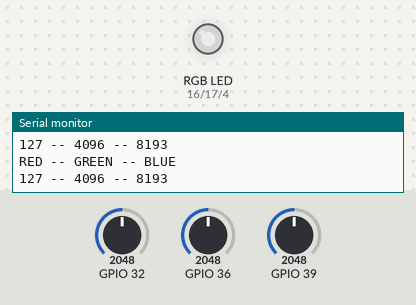
A program run on a simulated ESP32. Parts: an RGB LED mixed from three pins (HIGH = lit), the last lines printed to the serial monitor. The test bench sets the inputs (shaded band); at power-on: GPIO 32 = 2048, GPIO 36 = 2048, GPIO 39 = 2048. Dim RGB values are drawn brighter than linear.

Above: at 1.8 s.
1.9 s: GPIO 32 set to 2866
At 3.2 s:
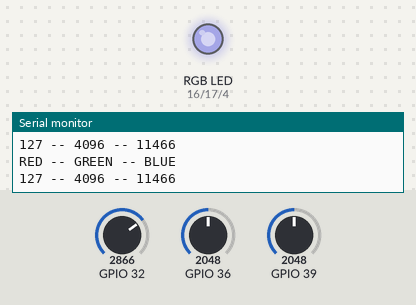
3.5 s: GPIO 36 set to 2866
At 4.8 s:
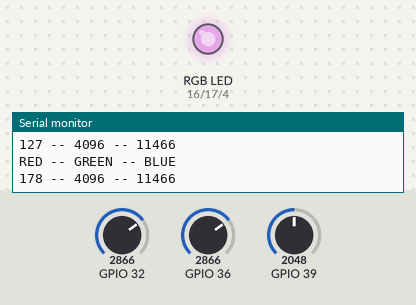
5.5 s: GPIO 39 set to 2866
At 6.3 s:
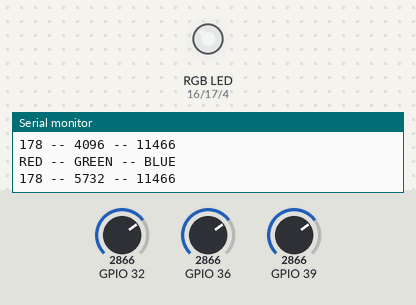
7.5 s: GPIO 32 set to 3603
At 9.1 s:
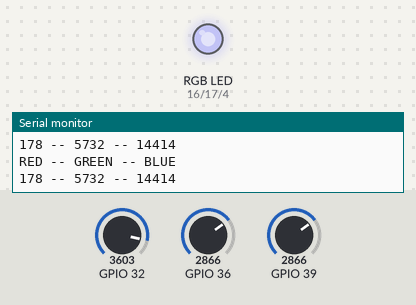
9.5 s: GPIO 36 set to 3603
At 10.6 s:
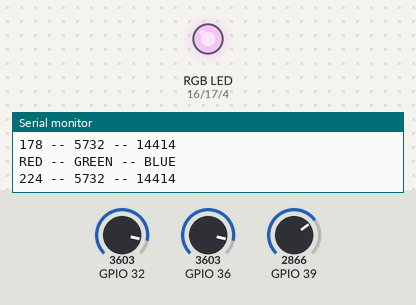
11.5 s: GPIO 39 set to 3603
At 13.4 s:
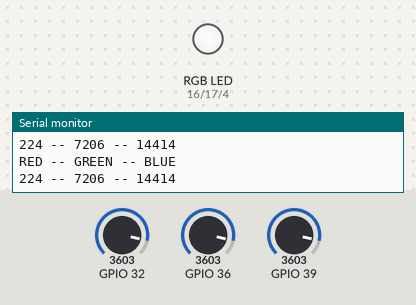
Timing chart, 0 to 14.5 s (numbered marks = the images above; inputs shaded):
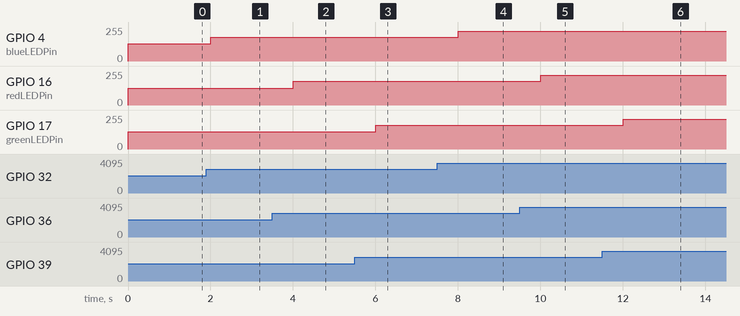

Measured:
- after the input at 1.9 s, GPIO 4 (blueLEDPin): 128/255 → 178/255 after 0.10 s
- after the input at 3.5 s, GPIO 16 (redLEDPin): 127/255 → 177/255 after 0.50 s
- after the input at 5.5 s, GPIO 17 (greenLEDPin): 128/255 → 178/255 after 0.50 s
- after the input at 7.5 s, GPIO 4 (blueLEDPin): 178/255 → 224/255 after 0.51 s
- after the input at 9.5 s, GPIO 16 (redLEDPin): 177/255 → 223/255 after 0.51 s
- after the input at 11.5 s, GPIO 17 (greenLEDPin): 178/255 → 224/255 after 0.51 s

The program:

main.cpp
```cpp
#include <Arduino.h>

const int redLEDPin = 16;  /* GPIO16 */
const int greenLEDPin = 17;  /* GPIO17 */
const int blueLEDPin = 4;  /* GPIO4 */
uint16_t redDutyCycle;
uint16_t greenDutyCycle;
uint16_t blueDutyCycle;
const int redPWMFreq = 25000; /* 25 KHz */
const int redPWMChannel = 0;
const int redPWMResolution = 8;
const int RED_MAX_DUTY_CYCLE = (int)(pow(2, redPWMResolution) - 1);
const int greenPWMFreq = 8000; /* 8 KHz */
const int greenPWMChannel = 2;
const int greenPWMResolution = 13;
const int GREEN_MAX_DUTY_CYCLE = (int)(pow(2, greenPWMResolution) - 1);
const int bluePWMFreq = 10000; /* 10 KHz */
const int bluePWMChannel = 4;
const int bluePWMResolution = 14;
const int BLUE_MAX_DUTY_CYCLE = (int)(pow(2, bluePWMResolution) - 1);
const int ADC_RESOLUTION = 4095; /* 12-bit */
// use 4 bit precission for LEDC timer
#define LEDC_TIMER_4_BIT  4

// use 2.7MHz Hz as a LEDC base frequency
#define LEDC_BASE_FREQ     2700000
#define LED_PIN            5
void setup()
{
/* Initialize Serial Port */
  Serial.begin(115200);
/* Initialize PWM Channels with Frequency and Resolution */
ledcSetup(redPWMChannel, redPWMFreq, redPWMResolution);
// ledcSetup(redPWMChannel, LEDC_BASE_FREQ, LEDC_TIMER_4_BIT);
ledcSetup(greenPWMChannel, greenPWMFreq, greenPWMResolution);
ledcSetup(bluePWMChannel, bluePWMFreq, bluePWMResolution);
/* Attach the LED PWM Channel to the GPIO Pin */
ledcAttachPin(redLEDPin, redPWMChannel);
ledcAttachPin(greenLEDPin, greenPWMChannel);
ledcAttachPin(blueLEDPin, bluePWMChannel);
}
void loop()
{
/* Read Analog Input from three ADC Inputs */
  redDutyCycle = analogRead(A0);
  greenDutyCycle = analogRead(A3);
  blueDutyCycle = analogRead(A4);
/* Map ADC Output to maximum possible dutycycle */
  redDutyCycle = map(redDutyCycle, 0, ADC_RESOLUTION, 0, RED_MAX_DUTY_CYCLE);
  greenDutyCycle = map(greenDutyCycle, 0, ADC_RESOLUTION, 0, GREEN_MAX_DUTY_CYCLE);
  blueDutyCycle = map(blueDutyCycle, 0, ADC_RESOLUTION, 0, BLUE_MAX_DUTY_CYCLE);
/* Set PWM Output of Channel with desired dutycycle */
ledcWrite(redPWMChannel, redDutyCycle);
ledcWrite(greenPWMChannel, greenDutyCycle);
ledcWrite(bluePWMChannel, blueDutyCycle);
  Serial.println("RED -- GREEN -- BLUE");
  Serial.print(redDutyCycle);
  Serial.print(" -- ");
  Serial.print(greenDutyCycle);
  Serial.print(" -- ");
  Serial.print(blueDutyCycle);
  Serial.print("\n");
delay(1000);
}
```
